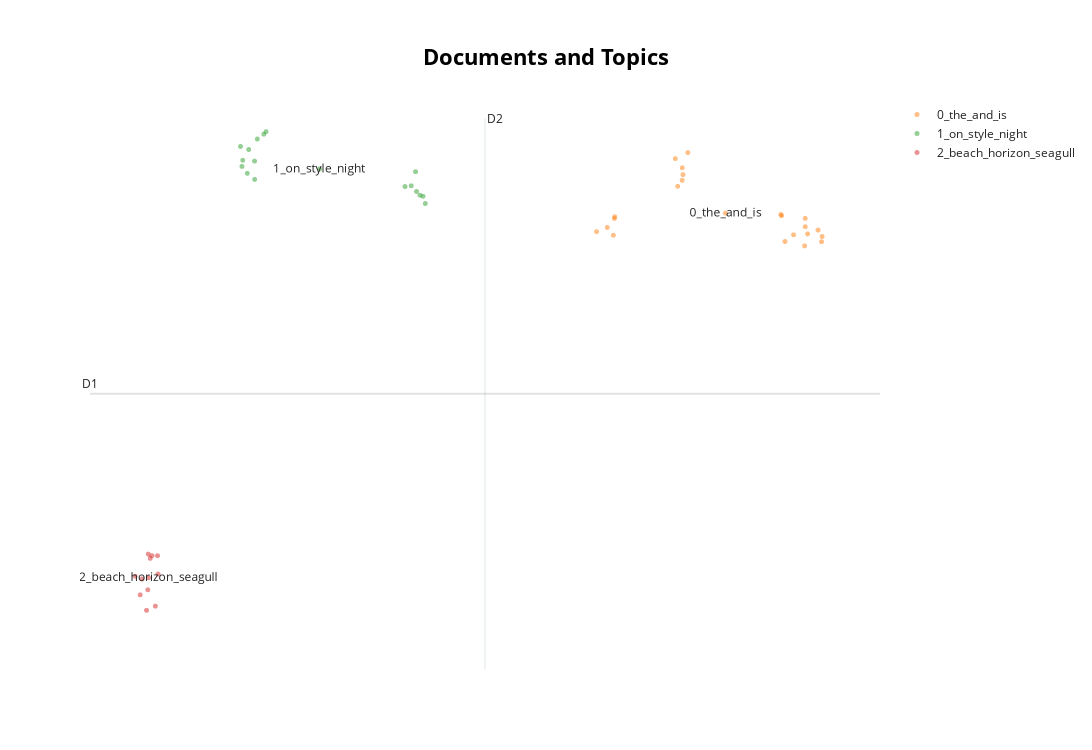

The code cell stored with this chart in its notebook:
### Code cell
topic_model.visualize_documents(docs_sound)

### Figure 1 — Plotly figure (JSON) as saved in the notebook; plotly's stock layout.template omitted (floating-point values rounded to 4 significant figures)
{"data": [{"hoverinfo": "text", "hovertext": [null], "marker": {"color": "#CFD8DC", "opacity": 0.5, "size": 5}, "mode": "markers+text", "name": "other", "showlegend": false, "type": "scattergl", "x": [null], "y": [null]}, {"hoverinfo": "text", "hovertext": ["stones meadow rain thunder witch dog horse waiting", "insects are buzzing, walking under the trees. The sand and the stones on the ground. the nature with a tall strong young adult man. the environment is dark, only some light beams pass through the leaves. photoristic. a bit foggy.", "insects are buzzing, walking under the trees. The sand and the stones on the ground. the nature with a tall young adult man. the environment is dark, only some light beams pass through the leaves. photoristic. a bit foggy.", "insects and bugs are buzzing, walking under the trees. The sand and the stones on the ground. the nature with a tall strong young adult man. the environment is dark and mysterious, only some light beams pass through the leaves. realistic. a bit foggy.", "stones night dog horse", "there is a hill. insects and bugs are buzzing, walking under the giant trees. The sand and the stones on the ground. the nature with a tall strong young adult man. the environment is dark and mysterious, only some light beams pass through the leaves. realistic. a bit foggy. calm. color is purple. surreal.", "there is a hill. insects and bugs are buzzing, walking under the giant trees. The sand and the stones on the ground. the nature with a tall strong young adult man. the environment is dark and mysterious, only some light beams pass through the leaves. realistic. a bit foggy. calm.", "insects are buzzing, walking under the trees. The sand and the stones on the ground. the nature with a tall man. the environment is dimmed, not very bright.", "there is a hill. insects and bugs are buzzing, a tall strong young adult man strolling under the giant trees. The sand and the stones on the ground. the environment is dark and mysterious, only some light beams pass through the leaves. realistic. a bit foggy. calm. color is purple. surreal.", "insects are buzzing, walking under the trees. The sand and the stones on the ground. the nature with a tall young adult man. the environment is dark, only some light beams pass through the leaves. photoristic. a bit foggy.", "insects are buzzing, walking under the trees. The sand and the stones on the ground. the nature with a tall man. the environment is dark, only some light beams pass through the leaves. photoristic.", "insects are buzzing, walking under the trees. The sand and the stones on the ground. the nature with a tall man. the environment is dark, only some light beams pass through the leaves. photoristic. a bit foggy.", "insects and bugs are buzzing, walking under the trees. The sand and the stones on the ground. the nature with a tall strong young adult man. the environment is dark, only some light beams pass through the leaves. realistic. a bit foggy.", "there is a hill. insects and bugs are buzzing, walking under the giant trees. The sand and the stones on the ground. the nature with a tall strong young adult man. the environment is dark and mysterious, only some light beams pass through the leaves. realistic. a bit foggy. calm. color is purple.", "insects and bugs are buzzing, walking under the giant trees. The sand and the stones on the ground. the nature with a tall strong young adult man. the environment is dark and mysterious, only some light beams pass through the leaves. realistic. a bit foggy.", "stones meadow rain walking", "there is a hill. insects and bugs are buzzing, a tall strong curious young adult man strolling under the giant trees. The sand and the stones on the ground. the environment is dark and mysterious, only some light beams pass through the leaves. realistic. a bit foggy. calm. color is purple. surreal. it sounds like there is no one here.", "stones meadow rain thunder woman walking", "there is a hill. insects and bugs are buzzing, a tall strong curious young adult man strolling under the giant trees. The sand and the stones on the ground. the environment is dark and mysterious, only some holy light beams pass through the leaves. photorealistic. a bit foggy. calm. color is purple. surreal. it sounds like there is no one here.", "insects are buzzing, walking under the trees. The sand and the stones on the ground. the nature with a tall man. the environment is dark, only some light beams pass through the leaves.", "stones meadow rain thunder witch walking", "insects and bugs are buzzing, walking under the giant trees. The sand and the stones on the ground. the nature with a tall strong young adult man. the environment is dark and mysterious, only some light beams pass through the leaves. realistic. a bit foggy. calm.", null], "marker": {"opacity": 0.5, "size": 5}, "mode": "markers+text", "name": "0_the_and_is", "text": ["", "", "", "", "", "", "", "", "", "", "", "", "", "", "", "", "", "", "", "", "", "", "0_the_and_is"], "textfont": {"size": 12}, "type": "scattergl", "x": [4.356, 9.459, 9.399, 8.883, 4.083, 6.285, 6.408, 9.816, 6.263, 9.399, 9.726, 9.384, 9.103, 6.151, 8.798, 4.537, 6.089, 4.547, 6.267, 9.83, 4.51, 8.778, 7.367], "y": [-0.1493, -0.2674, 0.01454, -0.4051, -0.2264, 0.8075, 1.207, -0.4092, 0.7046, -0.1368, -0.1974, -0.4847, -0.2838, 0.5961, 0.06278, 0.01244, 1.098, 0.0442, 0.9319, -0.3152, -0.2916, 0.08362, 0.1089]}, {"hoverinfo": "text", "hovertext": ["group on people walking on train tracks at night in nature", "one man with cowboy boots walking on rubble at night, nature around, hyper realistic style", "close up feet, two persons walking on train tracks on warm summer night, moon is shining, green nature around, late 19th century America, realistic style, detailed", "two persons walking on train tracks at night, moon is shining, green nature around, late 19th century America, classic oil painting style", "one man with cowboy boots walking on rubble next to train tracksuit night, nature around, hyper realistic style", "woman hiking at night through nature, realistic watercolour style, closeup boots", "two persons walking on train tracks at night, moon is shining, green nature around, late 19th century America, realistic style, detailed", "one man with cowboy boots walking on rubble at night, nature around", "woman hiking at night through nature over rubble, realistic watercolour style, closeup boots", "one man with cowboy boots walking on rubble next to train tracks in nature at night, nature around, hyper realistic style", "group on people walking on train tracks at night", "one man with cowboy boots walking on rubble next to river at night, nature around, hyper realistic style", "two persons walking on train tracks at night, moon is shining", "one man with cowboy boots walking on rubble next to river, nature around, hyper realistic style", "close up feet, two persons walking on train tracks on warm summer night, moon is shining, green nature around, late 19th century America, in the style on Caspar David Friedrich", "woman hiking at night through nature, realistic watercolour style", "one man with cowboy boots walking on rubble next to train tracks, nature around, hyper realistic style", null], "marker": {"opacity": 0.5, "size": 5}, "mode": "markers+text", "name": "1_on_style_night", "text": ["", "", "", "", "", "", "", "", "", "", "", "", "", "", "", "", "", "1_on_style_night"], "textfont": {"size": 12}, "type": "scattergl", "x": [-0.5298, -4.953, -0.3393, -0.5031, -4.629, -4.395, -0.4167, -4.989, -4.561, -4.631, -0.6387, -4.78, -0.797, -4.932, -0.2808, -4.338, -4.817, -2.972], "y": [0.8613, 0.9573, 0.4151, 0.5016, 0.7218, 1.541, 0.4341, 1.319, 1.454, 1.053, 0.6059, 1.263, 0.5913, 1.068, 0.2838, 1.588, 0.8312, 0.9112]}, {"hoverinfo": "text", "hovertext": ["beach steps feet wet horizon", "horizon seagull footsteps beach parasol ship ice cream night moon", "horizon seagull footsteps beach parasol ship ice cream night crescent clouds suspicious", "beach steps feet wet horizon seagull", "stones night steps sea waves", "beach steps", "stones night steps sea waves crescent", "horizon seagull footsteps beach parasol ship ice cream night moon suspicious", "horizon seagull footsteps beach parasol ship ice cream", "beach steps feet wet", "horizon seagull footsteps", null], "marker": {"opacity": 0.5, "size": 5}, "mode": "markers+text", "name": "2_beach_horizon_seagull", "text": ["", "", "", "", "", "", "", "", "", "", "", "2_beach_horizon_seagull"], "textfont": {"size": 12}, "type": "scattergl", "x": [-7.499, -7.29, -7.103, -7.673, -7.158, -7.352, -7.382, -7.34, -7.246, -7.545, -7.092, -7.335], "y": [-6.528, -6.153, -6.105, -6.478, -7.02, -6.724, -7.096, -6.076, -6.104, -6.815, -6.438, -6.503]}], "layout": {"annotations": [{"showarrow": false, "text": "D1", "x": -8.824, "y": -3.167, "yshift": 10}, {"showarrow": false, "text": "D2", "x": 1.24, "xshift": 10, "y": 1.826}], "height": 750, "shapes": [{"line": {"color": "#CFD8DC", "width": 2}, "type": "line", "x0": 1.24, "x1": 1.24, "y0": -8.16, "y1": 1.826}, {"line": {"color": "#9E9E9E", "width": 2}, "type": "line", "x0": -8.824, "x1": 11.3, "y0": -3.167, "y1": -3.167}], "title": {"font": {"color": "Black", "size": 22}, "text": "<b>Documents and Topics</b>", "x": 0.5, "xanchor": "center", "yanchor": "top"}, "width": 1200, "xaxis": {"autorange": true, "range": [-9.064, 11.33], "visible": false}, "yaxis": {"autorange": true, "range": [-8.178, 2.162], "visible": false}}}
